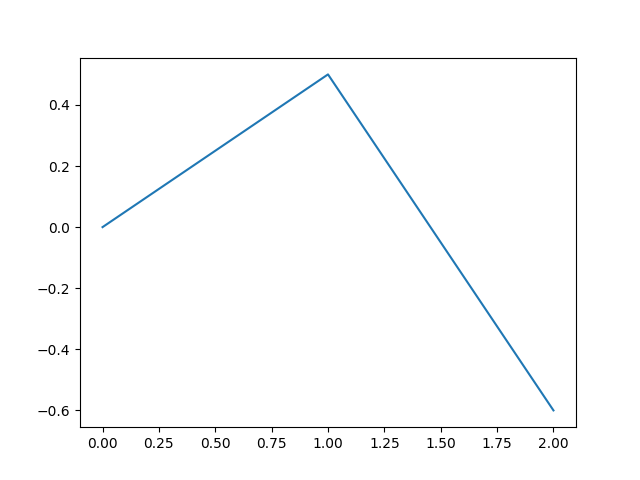

Reproduce this figure in Python.
from matplotlib import pyplot as plt

pie_values = [0, 0]

ratings = [0, 0.5, -0.6]
graph_values = []
for rating in ratings:
	graph_values.append(rating)

for i in graph_values:
	if float(i) > 0:
		pie_values[0] += 1
	else:
		pie_values[1] += 1

print graph_values
dt=['Number of Reviews','Rating']
plt.plot(graph_values, data=dt)
plt.savefig("graph.png")

lbl=["Positive","Negative"]
plt.pie(pie_values,labels=lbl)
plt.savefig("pie.png")